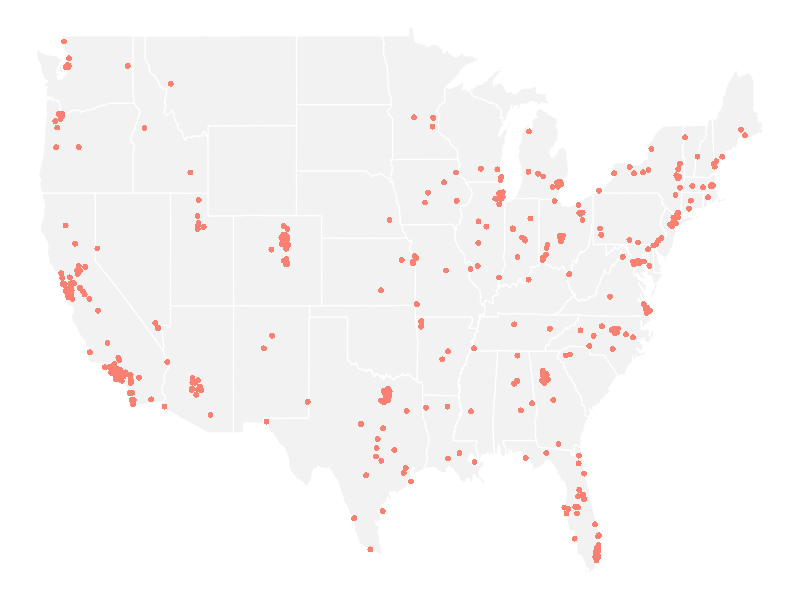
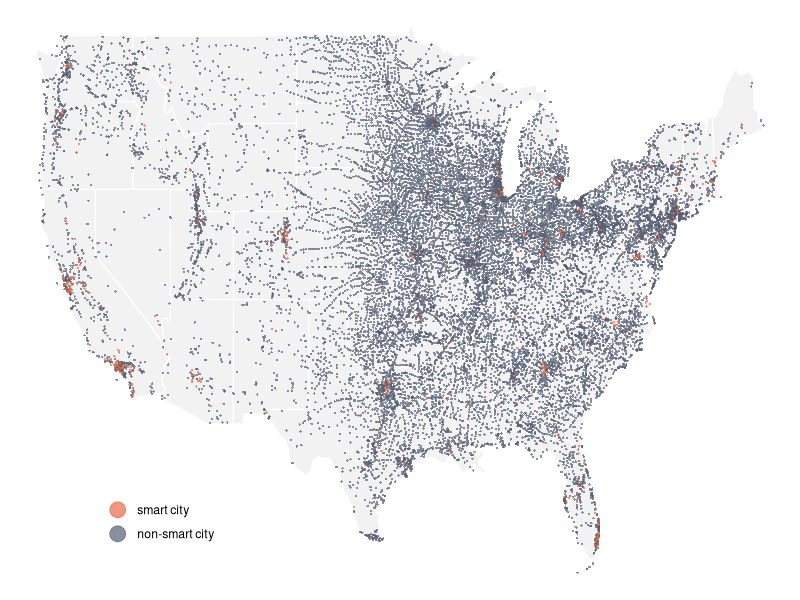
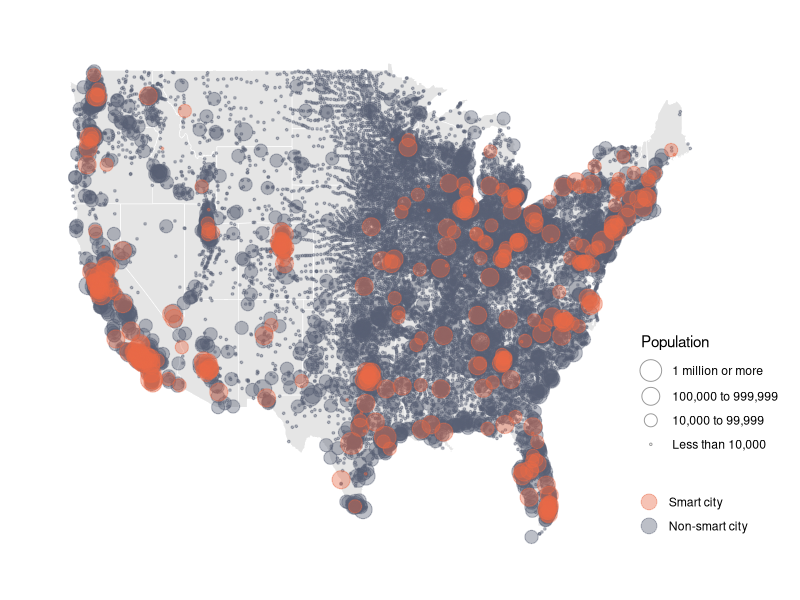

Reproduce these figures in R, in order.
## ---- chunk 1
options(scipen=16)
library(tidyverse)
## ---- chunk 2
df <- read_csv("data/smart_cities20240110.csv")
## ---- chunk 3
# total number of smart cities
sum(df$smart)
## ---- chunk 4
# summarize by state
df %>% group_by(State) %>% summarise(muni_count=n(), smart_count=sum(smart), smart_den=smart_count/muni_count*100) %>% arrange(smart_count)
## ---- chunk 5
# summarize by population
df <- df %>% mutate(pop_size=case_when(POP20>=1000000 ~ 4, POP20<1000000&POP20>=100000 ~3, POP20<100000&POP20>= 10000 ~2, POP20<10000 ~1))
df %>% group_by(pop_size) %>% summarise(muni_count=n(), smart_count=sum(smart), smart_den=round(smart_count/muni_count*100,1))
## ---- chunk 6
map_df <- df %>% filter(State!="AK") %>% filter(State!="HI") %>% arrange(smart) # to make smart cities pop up in map
## ---- chunk 7
#mycolor <- c("#596174","#d32d41" )
#mycolor <- c("#1c4e80","#d32d41" )
mycolor <- c("#596174","#ea6a47" )
states <- map_data("state")
## ---- chunk 8
#ggplot() + 
#  theme_void() +
#  geom_polygon(data = states, aes(x=long, y = lat, group = group), linewidth=0.4 ,color ="white",fill = 'gray90')
## ---- chunk 9
ggplot() + 
  geom_polygon(data = states, aes(x=long, y = lat, group = group), linewidth=0.4 ,color ="white",fill = 'gray95') + 
  geom_point(data = map_df %>% filter(smart==1),  aes(x = INTPTLON, y = INTPTLAT, stroke =0,  color=as.factor(smart)), size=2) + 
  theme_void() +
  xlab('') + ylab('') +
  scale_color_manual(name="", values = "salmon")+
  theme(panel.grid.major = element_blank(), panel.grid.minor = element_blank(), legend.position = c(0.2, 0.15))+
  guides(color="none", fill="none")
## ---- chunk 10
ggplot() + 
  geom_polygon(data = states, aes(x=long, y = lat, group = group), linewidth=0.4 ,color ="white",fill = 'gray95') + 
  geom_point(data = map_df,  aes(x = INTPTLON, y = INTPTLAT, stroke =0,  color=as.factor(smart)), size=0.8, alpha = 0.7) + 
  theme_void() +
  xlab('') + ylab('') +
  scale_color_manual(name="", labels=c("1"="smart city", "0"="non-smart city"), values = mycolor)+
  theme(panel.grid.major = element_blank(), panel.grid.minor = element_blank(), legend.position = c(0.2, 0.15))+
  guides(color=guide_legend(reverse=T, override.aes = list(size = 5)))
## ---- chunk 11
ggplot() + 
  geom_polygon(data = states, aes(x=long, y = lat, group = group), linewidth=0.2,color ="white",fill = 'gray90') + 
  geom_point(data = map_df,  aes(x = INTPTLON, y = INTPTLAT, stroke=0.6, color=as.factor(smart),size=as.factor(pop_size)), alpha = 0.4) + 
  theme_void() +
  xlab('') + ylab('') +
  scale_size_ordinal(name=" Population", range=c(0.5,7), 
                      labels=c("4"="1 million or more" ,"3"= "100,000 to 999,999", "2"="10,000 to 99,999", "1"="Less than 10,000"), )+
  scale_color_manual(name=" ", labels=c("1"="Smart city", "0"="Non-smart city"), values = mycolor)+
  theme(panel.grid.major = element_blank(), panel.grid.minor = element_blank(), legend.position = c(0.98 , 0.24))+
  theme(plot.margin = unit(c(1,2,1,1), "cm"))+
  guides(size = guide_legend(reverse=T, override.aes = list(shape=1)), color=guide_legend(reverse=T, override.aes = list(size = 5)))
#ggsave("figure/map.png")
